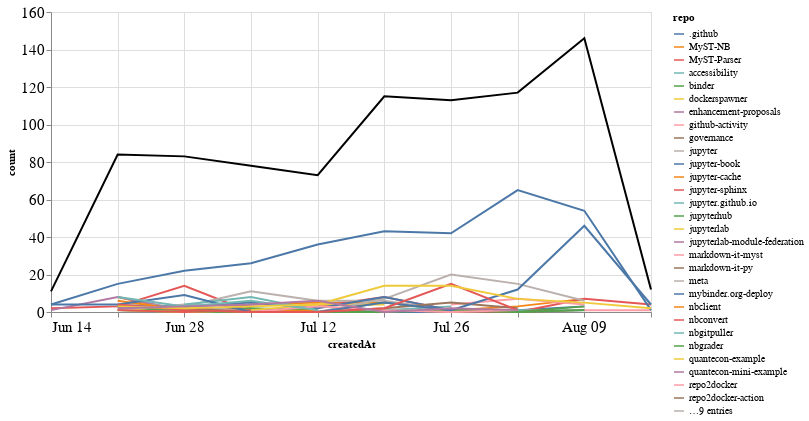

Notebook code cell kept with this figure:
### Markdown cell above
## Comments

### Code cell
comments_time = comments.groupby('repo').resample('W', on='createdAt').count()['author'].reset_index()
comments_time = comments_time.rename(columns={'author': 'count'})
comments_time_total = comments_time.groupby('createdAt').agg({"count": "sum"}).reset_index()
ch1 = alt.Chart(comments_time, width=600).mark_line().encode(
    x='createdAt',
    y='count',
    color='repo',
    tooltip="repo"
)

ch2 = alt.Chart(comments_time_total, width=600).mark_line(color="black").encode(
    x='createdAt',
    y='count',
)

ch1 + ch2

### Figure 1 — Vega-Lite specification as saved in the notebook (floating-point values rounded to 4 significant figures; data arrays with more than 128 entries replaced by an {"elided": "..."} marker saying what was removed)
{"config": {"axisLeft": {"labelFontSize": 15}, "axisBottom": {"labelFontSize": 15}}, "layer": [{"data": {"name": "data-6348cb740338f51e9001d9a3d798bd4e"}, "mark": "line", "encoding": {"color": {"type": "nominal", "field": "repo"}, "tooltip": {"type": "nominal", "field": "repo"}, "x": {"type": "temporal", "field": "createdAt"}, "y": {"type": "quantitative", "field": "count"}}, "width": 600}, {"data": {"name": "data-c34564b323517e044e754b19969b6149"}, "mark": {"type": "line", "color": "black"}, "encoding": {"x": {"type": "temporal", "field": "createdAt"}, "y": {"type": "quantitative", "field": "count"}}, "width": 600}], "$schema": "https://vega.github.io/schema/vega-lite/v4.8.1.json", "datasets": {"data-6348cb740338f51e9001d9a3d798bd4e": {"elided": "176 records"}, "data-c34564b323517e044e754b19969b6149": [{"createdAt": "2020-06-14T00:00:00", "count": 11}, {"createdAt": "2020-06-21T00:00:00", "count": 84}, {"createdAt": "2020-06-28T00:00:00", "count": 83}, {"createdAt": "2020-07-05T00:00:00", "count": 78}, {"createdAt": "2020-07-12T00:00:00", "count": 73}, {"createdAt": "2020-07-19T00:00:00", "count": 115}, {"createdAt": "2020-07-26T00:00:00", "count": 113}, {"createdAt": "2020-08-02T00:00:00", "count": 117}, {"createdAt": "2020-08-09T00:00:00", "count": 146}, {"createdAt": "2020-08-16T00:00:00", "count": 12}]}}
